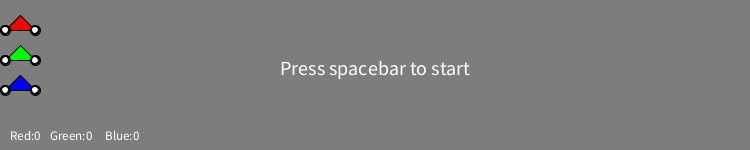
Frame 1 (no input)
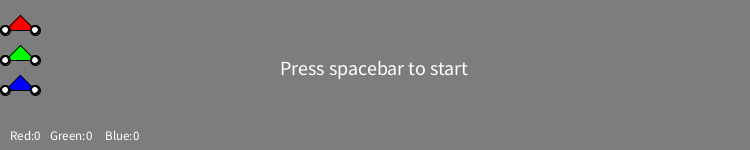
Frame 60 (the mouse pressed at the canvas centre just before this capture)
Frame 120 (the mouse held since frame 60 and released just before this capture): identical to frame 60, image omitted

The Processing sketch that drew these frames (run headless with seeded random() and noise(); from frame 60 on, the mouse is pressed at the canvas centre):

// Processing sketch: MotorbikeRace1_0
// ── MotorbikeRace1_0.pde
/*===Variable Declaration===*/
final color RED = color(255,0,0);
final color BLUE = color(0,0,255);
final color GREEN = color(0,255,0);
motorbike bike1, bike2, bike3;

final int START=0;
final int RACING=1; 
final int FINISH=2; 
int gameMode;

int winRed = 0;
int winBlue = 0;
int winGreen = 0;
boolean winner=false;
String winnerText = "";
boolean gameOver=false;

void setup()
{
   gameMode=START;
   bike1 = new motorbike(30,RED);
   bike2 = new motorbike(60,GREEN);
   bike3 = new motorbike(90,BLUE);
   size(750,150);
   gameOver=false;
}

void draw()
{
   background(125);
   //when game is at start bikes only rendered on screen and not moving
   if(gameMode==START)
   {
     bike1.render();
     bike2.render();
     bike3.render(); 
     textSize(20);
     text("Press spacebar to start",280,75);
   }
   //if game mode is RACING or FINISHED render and move motorbikes
   if(gameMode!=START)
   {
     bike1.update();
     bike2.update();
     bike3.update();
   }
   //prints on screen the score
   textSize(13);
   text("Red:"+winRed,10,140);
   text("Green:"+winGreen,50,140);
   text("Blue:"+winBlue,105,140);
   //Scoring system
   if(gameMode==RACING)
   {
     if(bike1.finished())
     {
        winRed++;
        gameMode=FINISH;
     }
     else if(bike2.finished())
     {   
        winGreen++; 
        gameMode=FINISH;
     }
     else if(bike3.finished())
     {
        winBlue++;
        gameMode=FINISH;
     }
   }
   //prints which motorbike wins each race in top left corner
   text(winnerText,10,10);
   //system to show which motorbike wins each race equates a string to variable "winnerText"
   if(gameMode==FINISH && winner==false)
   {
     if (bike1.finished())
     {
        winnerText="Red Wins";
     }
     else if(bike2.finished())
     {   
        winnerText="Green Wins";
     }
     else if(bike3.finished())
     {
        winnerText="Blue Wins";
     }
     winner=true;
   }
   //GameOver System
   if(winRed>=5 || winGreen>=5 || winBlue>=5)
   {
      gameOver=true;
      gameMode=FINISH; 
      if(winRed>winBlue)
      {
         if(winRed>winGreen)
         {
            textSize(14);
            text("Red Wins!",300,75); 
         }
      }
      else if(winGreen>winRed)
      {
         if(winGreen>winBlue)
         {
            textSize(14);
            text("Green Wins!",300,75); 
         }
       }
      else
      {
         textSize(14);
         text("Blue Wins!",300,75); 
      }
   }
}
// ── keyPress.pde
void keyPressed(){
  if(key==' ' && gameMode!=RACING && gameOver==false){
     gameMode=RACING;
     bike1.x=10;
     bike2.x=10;
     bike3.x=10;
     winnerText="";
     winner=false;
  }
  
  if(key=='r' && gameOver==true){
     gameMode=START;
     bike1.x=10;
     bike2.x=10;
     bike3.x=10;
     winRed=0;
     winGreen=0;
     winBlue=0;
     loop();
     gameOver=false;
  }
  
  
}
// ── motorbikeClass.pde
class motorbike{
    int x = 5;
    int y;
    int speed = 2;
    int size = 30;
    color colour;
   
    motorbike(int y,color col){
       this.y = y;
       this.speed = (int)random(5.0);
       this.colour = col;
    }
    
    void render(){
       float wheelHeight = size/3;
       fill(colour);
       triangle(x,y,x+size,y,x+size/2,y-size/2);
       drawWheel(x,y,wheelHeight);
       drawWheel(x+size,y,wheelHeight);
    }
     
    void drawWheel(int x,int y, float size){
       float inner = size*2/3;
       fill(0);
       ellipse(x,y,size,size);
       fill(255);
       ellipse(x,y,inner,inner);
    }
    
    void move(){
       speed = (int)random(5.0);
       x = x + speed;
    }
    
    void update(){
       if(!finished()){
         move();
         render();
       }
       else{     
         render();  
      }
    }
    
    boolean finished(){
       return x > (width-size); 
    } 
}
